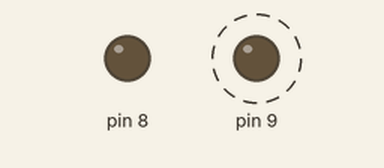
Recording of a sketch running on a simulated Arduino Uno, built with avr-gcc and run on an emulated ATmega328P. Shown: output pins drawn as LEDs (lit = HIGH). Dashed ring = blinking. The local clock reads 2024-03-15 10:24:30 at power-on unless the sketch sets it; what the sketch prints to the serial monitor is not drawn.

Above: at 0.1 s.
Timing chart, 0 to 40.0 s (numbered marks = the images above):
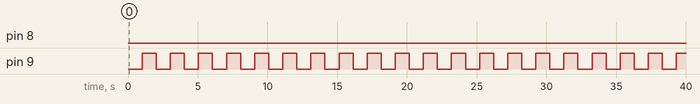

The sketch:

lab6_ex2_clck.ino
```cpp
#include <ThreeWire.h>
#include <RtcDS1302.h>
ThreeWire myWire(4,5,2); // IO, SCLK, CE
RtcDS1302<ThreeWire> Rtc(myWire);

void printDateTime(const RtcDateTime& dt){
// Serial.print(dt.Year(), DEC);
// Serial.print('/');
// Serial.print(dt.Month(), DEC);
// Serial.print('/');
// Serial.print(dt.Day(), DEC);
// Serial.print(' ');
// Serial.print(dt.Hour(), DEC);
// Serial.print(':');
// Serial.print(dt.Minute(), DEC);
// Serial.print(':');
// Serial.print(dt.Second(), DEC);
// Serial.println();
// Serial.print("Total Seconds since 1/1/2000 : ");
 Serial.print(dt.TotalSeconds());
 Serial.println();
}


RtcDateTime start;

void setup() {
 pinMode(9, HIGH);
  pinMode(8, HIGH);
  digitalWrite(8, LOW);

 Serial.begin(9600);
 Rtc.Begin();
 RtcDateTime setting_time(2020,2,2,23,31,10);
 // year, month, dayOfMonth, hour, minute, second
 printDateTime(setting_time);
 //Try to comment This line
 Rtc.SetDateTime(setting_time);


 start = Rtc.GetDateTime().TotalSeconds();
 Serial.print("Ready...");
 Serial.print("Start");
 Serial.println();
}

void loop() {
 RtcDateTime now = Rtc.GetDateTime();

 auto current = now.TotalSeconds();

 if(current - start <= (60*2)) {
  printDateTime(now);

  digitalWrite(9, current % 2);
 }
 else {
  digitalWrite(9, LOW);
  digitalWrite(8, HIGH);
  Serial.print("Stop");
 }

 delay(500);
}
```

Measured:
- by itself, pin 9: alternates HIGH for 1.0 s and LOW for 1.0 s
